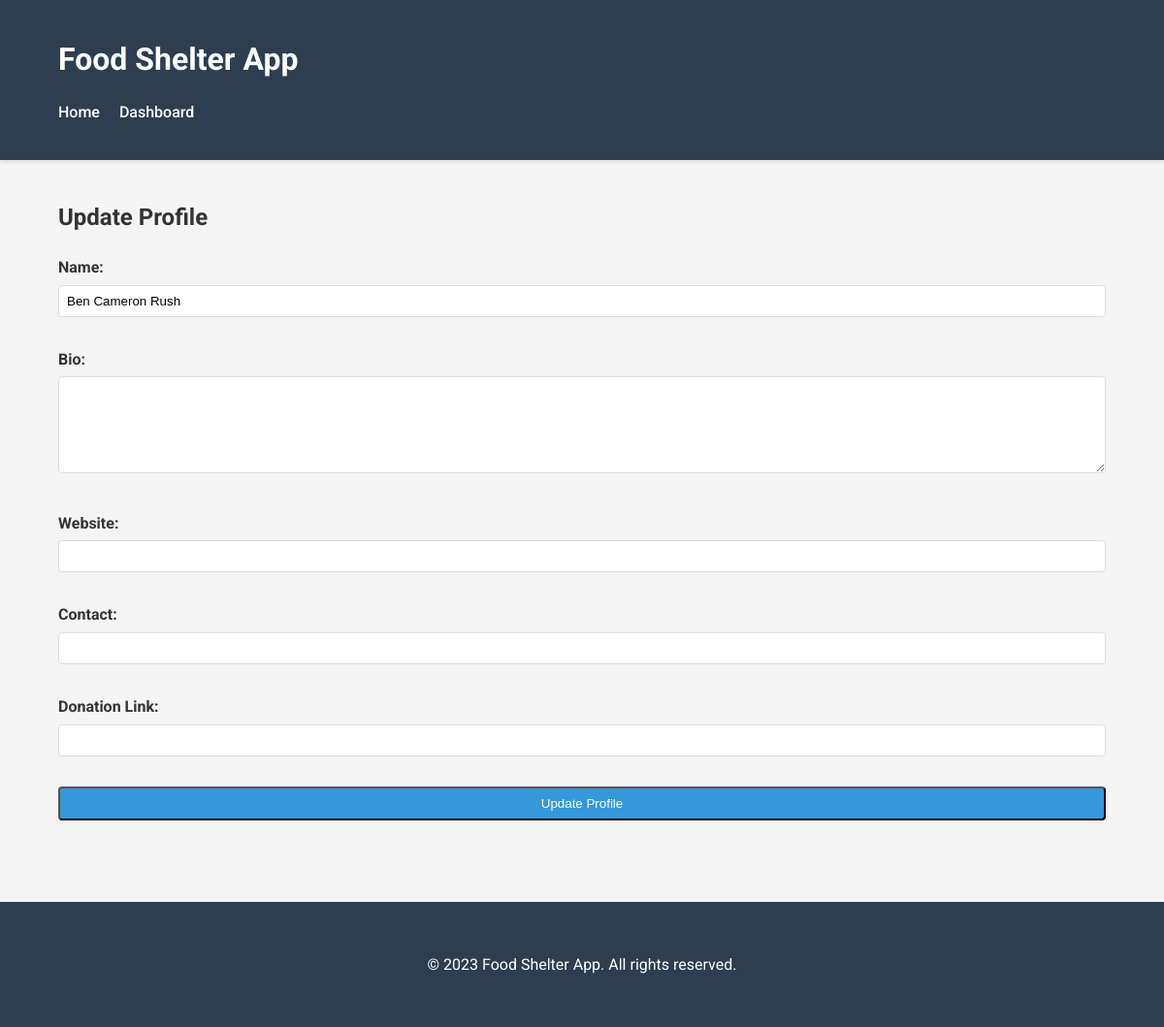
Page /update_profile (signed in) on the earlier database version.
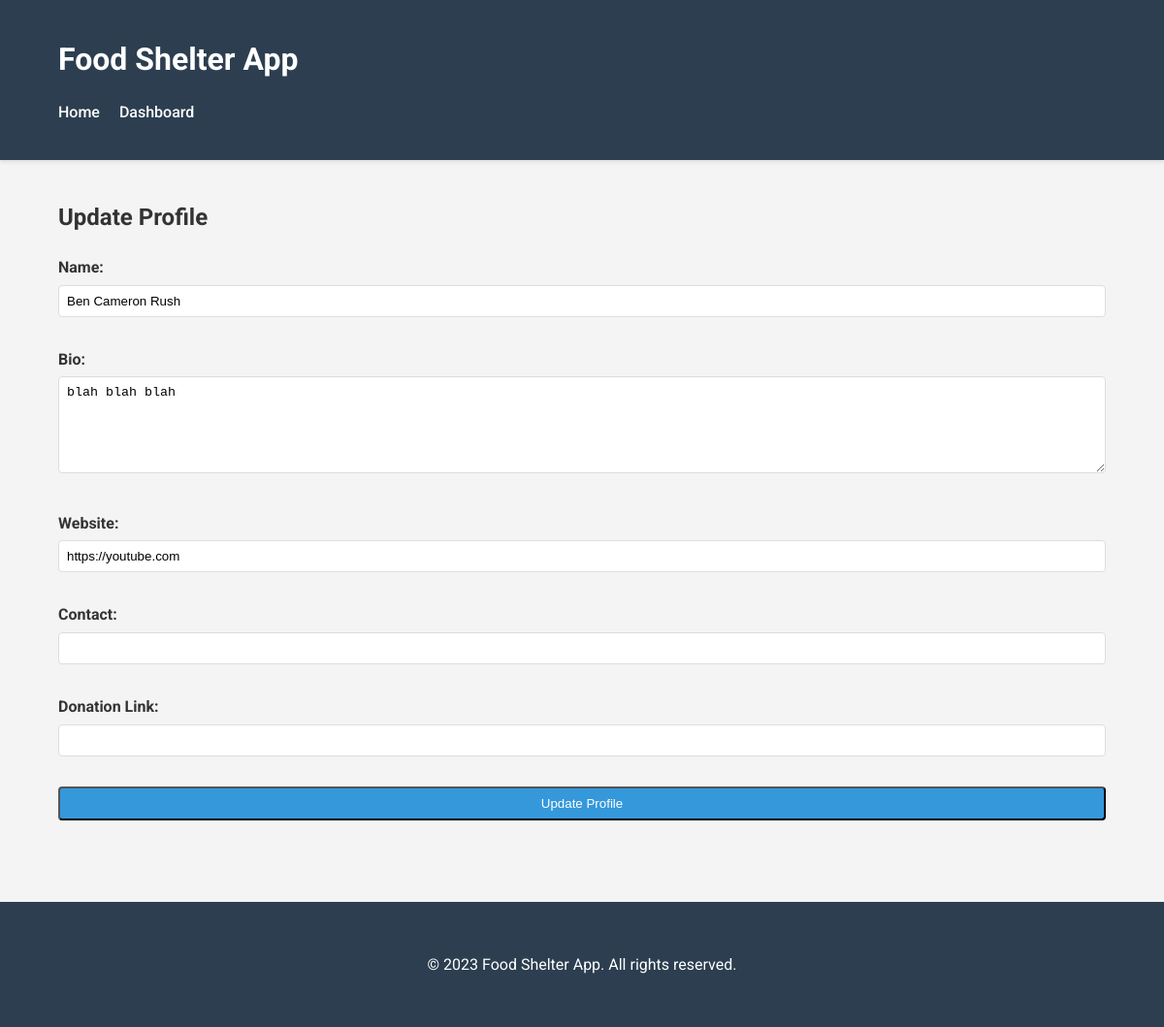
Same page on the later database version.
### app.py (models this page shows)
class User(UserMixin, db.Model):
    id = db.Column(db.Integer, primary_key=True)
    email = db.Column(db.String(120), unique=True, nullable=False)
    password_hash = db.Column(db.String(128))
    name = db.Column(db.String(100), nullable=True)
    bio = db.Column(db.Text, nullable=True)
    website = db.Column(db.String(200), nullable=True)
    contact = db.Column(db.String(100), nullable=True)
    notes = db.relationship('Note', backref='user', lazy=True)
    volunteers = db.relationship('Volunteer', backref='user', lazy=True)
    budget_entries = db.relationship('Budget', backref='user', lazy=True)
    donations = db.relationship('Donation', backref='user', lazy=True)
    role = db.Column(db.String(20), nullable=False, default='user')
    donation_link = db.Column(db.String(200), nullable=True)

### app.py (the view, shortened to what this page needs)
@app.route('/update_profile', methods=['GET', 'POST'])
@login_required
def update_profile():
    return render_template('update_profile.html')

### app.py (called while the page is built)
@login_manager.user_loader
def load_user(user_id):
    return db.session.get(User, int(user_id))

### templates/update_profile.html (shortened to what this page needs)
<!DOCTYPE html>
<html lang="en">
<head>
    <link rel="stylesheet" href="{{ url_for('static', filename='css/style.css') }}">
</head>
<body>
    <header class="header">
        <div class="container">
            <h1>Food Shelter App</h1>
            <nav>
                <a href="{{ url_for('home') }}" class="nav-link">Home</a>
                <a href="{{ url_for('dashboard') }}" class="nav-link">Dashboard</a>
            </nav>
        </div>
    </header>
    <main class="container">
        <section class="update-profile-section">
            <h2>Update Profile</h2>
            <form method="POST" class="update-form">
                <div class="form-group">
                    <label for="name">Name:</label>
                    <input type="text" id="name" name="name" value="{{ current_user.name or '' }}">
                </div>
                <div class="form-group">
                    <label for="bio">Bio:</label>
                    <textarea id="bio" name="bio">{{ current_user.bio or '' }}</textarea>
                </div>
                <div class="form-group">
                    <label for="website">Website:</label>
                    <input type="text" id="website" name="website" value="{{ current_user.website or '' }}">
                </div>
                <div class="form-group">
                    <label for="contact">Contact:</label>
                    <input type="text" id="contact" name="contact" value="{{ current_user.contact or '' }}">
                </div>
                <div class="form-group">
                    <label for="donation_link">Donation Link:</label>
                    <input type="text" id="donation_link" name="donation_link" value="{{ current_user.donation_link or '' }}">
                </div>
                <button type="submit" class="btn btn-update">Update Profile</button>
            </form>
        </section>
    </main>
    <footer>
        <div class="container">
            <p>&copy; 2023 Food Shelter App. All rights reserved.</p>
        </div>
    </footer>
</body>
</html>

### static/css/style.css (style rules this page uses)
:root { --primary-color: #2c3e50; --secondary-color: #3498db; --background-color: #f4f4f4; --text-color: #333; --light-gray: #e0e0e0; --white: #ffffff; --sidebar-width: 250px; }
body { font-family: 'Roboto', sans-serif; line-height: 1.6; color: var(--text-color); background-color: var(--background-color); margin: 0; padding: 0; }
.container { width: 90%; max-width: 1200px; margin: 0 auto; padding: 20px; }
.header { background-color: var(--primary-color); color: var(--white); padding: 1rem 0; box-shadow: 0 2px 4px rgba(0, 0, 0, 0.1); }
.header h1 { margin: 0; font-size: 2rem; }
.header nav { margin-top: 1rem; }
.header nav a { color: var(--white); text-decoration: none; margin-right: 1rem; font-weight: 500; }
.btn { display: inline-block; background-color: var(--secondary-color); color: var(--white); padding: 0.5rem 1rem; text-decoration: none; border-radius: 4px; transition: background-color 0.3s ease; }
form { display: flex; flex-direction: column; }
input[type="text"], input[type="password"], input[type="email"], input[type="number"], input[type="date"], textarea { margin-bottom: 1rem; padding: 0.5rem; border: 1px solid var(--light-gray); border-radius: 4px; }
footer { background-color: var(--primary-color); color: var(--white); text-align: center; padding: 1rem 0; margin-top: 4rem; }
.form-group { margin-bottom: 15px; }
.form-group label { display: block; margin-bottom: 5px; font-weight: bold; }
.form-group input, .form-group textarea { width: 100%; padding: 8px; border: 1px solid #ddd; border-radius: 4px; box-sizing: border-box; }
.form-group textarea { height: 100px; resize: vertical; }

Differences in the rows shown:
changed User "Ben Cameron Rush": bio (not shown) → "blah blah blah"; website (not shown) → "https://youtube.com"
